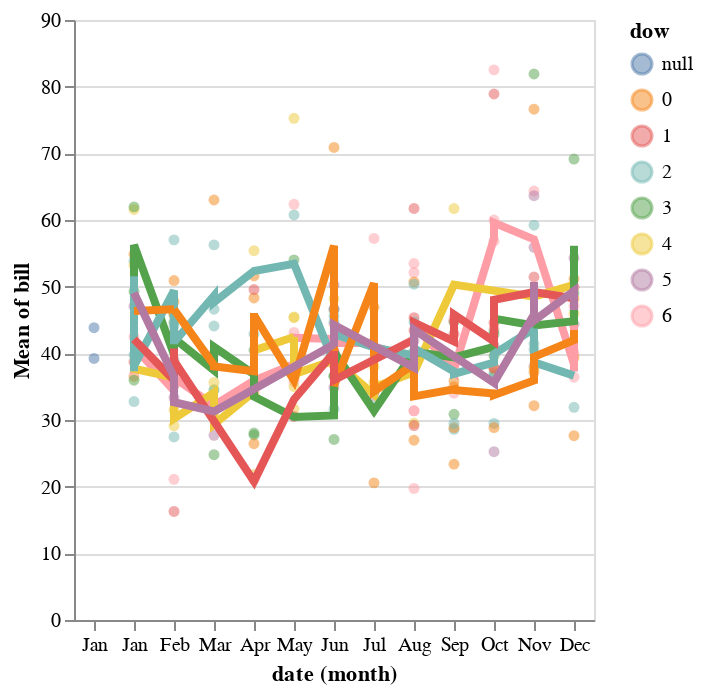

This figure's notebook cell:
### Code cell
plt.figure(figsize=(15,5))

base = alt.Chart(o_df).mark_circle(opacity=0.5).transform_fold(
    fold=['0', '1', '2', '3', '4','5','6'],
    as_=['whatever', 'wahtever']
).encode(
    alt.X('month(date):O'),
    alt.Y('mean(bill):Q'),
    alt.Color('dow:N'),
    tooltip=('restaurant','mean(bill)','date','items')

)

base + base.transform_loess('date', 'bill', groupby=['dow']).mark_line(size=4)

### Figure 1 — Vega-Lite specification as saved in the notebook (floating-point values rounded to 4 significant figures; data arrays with more than 128 entries replaced by an {"elided": "..."} marker saying what was removed)
{"config": {"view": {"continuousWidth": 400, "continuousHeight": 300}}, "layer": [{"mark": {"type": "circle", "opacity": 0.5}, "encoding": {"color": {"type": "nominal", "field": "dow"}, "tooltip": [{"type": "nominal", "field": "restaurant"}, {"type": "quantitative", "aggregate": "mean", "field": "bill"}, {"type": "temporal", "field": "date"}, {"type": "nominal", "field": "items"}], "x": {"type": "ordinal", "field": "date", "timeUnit": "month"}, "y": {"type": "quantitative", "aggregate": "mean", "field": "bill"}}, "transform": [{"fold": ["0", "1", "2", "3", "4", "5", "6"], "as": ["whatever", "wahtever"]}]}, {"mark": {"type": "line", "size": 4}, "encoding": {"color": {"type": "nominal", "field": "dow"}, "tooltip": [{"type": "nominal", "field": "restaurant"}, {"type": "quantitative", "aggregate": "mean", "field": "bill"}, {"type": "temporal", "field": "date"}, {"type": "nominal", "field": "items"}], "x": {"type": "ordinal", "field": "date", "timeUnit": "month"}, "y": {"type": "quantitative", "aggregate": "mean", "field": "bill"}}, "transform": [{"fold": ["0", "1", "2", "3", "4", "5", "6"], "as": ["whatever", "wahtever"]}, {"loess": "bill", "on": "date", "groupby": ["dow"]}]}], "data": {"name": "data-a0c35d5308fe46d69bbc301be58eae02"}, "$schema": "https://vega.github.io/schema/vega-lite/v4.8.1.json", "datasets": {"data-a0c35d5308fe46d69bbc301be58eae02": {"elided": "182 records"}}}
